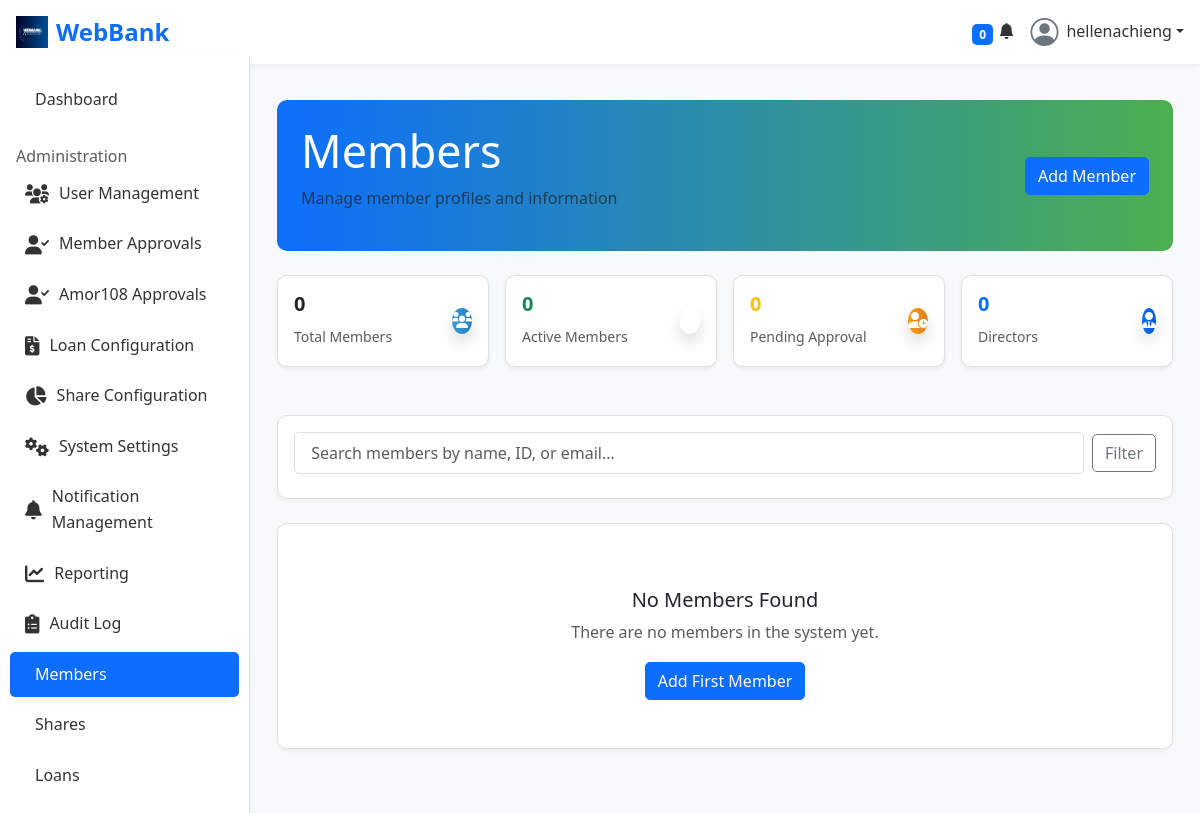
The app's page /members/ (signed in), older data.
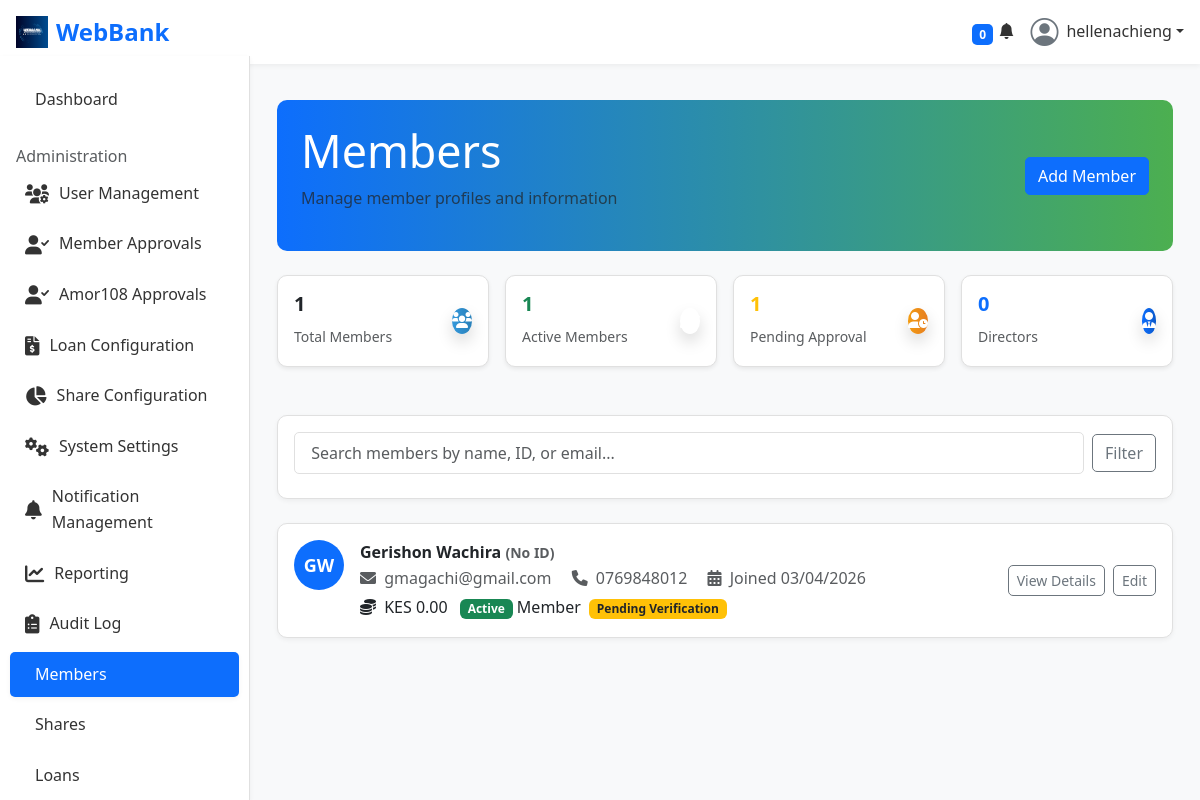
The same page, newer data.
### accounts/models.py (models this page shows, shortened)
class User(AbstractUser):
    USER_TYPES = (
        ('member', 'Member'),
        ('director', 'Director'),
        ('admin', 'System Admin'),
        ('guarantor', 'Guarantor'),
        ('founder', 'Founder'),
    )
    email = models.EmailField(unique=True) # Redefine email to make it unique
    USERNAME_FIELD = 'email'
    REQUIRED_FIELDS = ['first_name', 'last_name', 'phone_number']
    user_type = models.CharField(max_length=20, choices=USER_TYPES, default='member')
    phone_number = models.CharField(max_length=15, blank=True)
    residential_area = models.CharField(max_length=100, blank=True)
    address = models.TextField(blank=True)
    nationality = models.CharField(max_length=50, blank=True)
    id_number = models.CharField(max_length=20, blank=True)
    passport_no = models.CharField(max_length=20, blank=True)
    date_of_birth = models.DateField(null=True, blank=True)
    profile_picture = models.ImageField(upload_to='profiles/', null=True, blank=True)
    member_id = models.CharField(max_length=20, unique=True, null=True, blank=True)
    date_joined_sacco = models.DateField(null=True, blank=True)
    credit_score = models.IntegerField(default=750)
    is_verified = models.BooleanField(default=False)
    PROFILE_VISIBILITY_CHOICES = [
        ('private', 'Private'),
        ('public', 'Public'),
        ('only_me', 'Only Me'),
    ]
    profile_visibility = models.CharField(max_length=10, choices=PROFILE_VISIBILITY_CHOICES, default='private')
    two_factor_enabled = models.BooleanField(default=False) # Controls user preference for 2FA; full 2FA enforcement logic to be implemented separately.
    email_notifications = models.BooleanField(default=True)
    sms_notifications = models.BooleanField(default=False)
    loan_status_notifications = models.BooleanField(default=True)
    payment_reminders = models.BooleanField(default=True)
    share_dividend_notifications = models.BooleanField(default=True)
    system_maintenance_notifications = models.BooleanField(default=False)
    PREFERRED_LANGUAGE_CHOICES = [
        ('en', 'English'),
        ('es', 'Spanish'),
        ('fr', 'French'),
    ]
    preferred_language = models.CharField(max_length=5, choices=PREFERRED_LANGUAGE_CHOICES, default='en')
    PREFERRED_CURRENCY_CHOICES = [
        ('KES', 'KES (Ksh)'),
        ('USD', 'USD ($)'),
        ('EUR', 'EUR (€)'),
    ]
    preferred_currency = models.CharField(max_length=5, choices=PREFERRED_CURRENCY_CHOICES, default='KES')
    dark_mode_enabled = models.BooleanField(default=False)
    preferred_director = models.ForeignKey(
        'self',
        on_delete=models.SET_NULL,
        null=True,
        blank=True,
        related_name='preferred_members',
        limit_choices_to={'user_type': 'director'} # Filter choices to directors only
    )

### members/views.py (the view)
# urls.py: path('', views.members_dashboard, name='members_dashboard'),
@login_required
@user_passes_test(is_admin)
def members_dashboard(request):
    members_list = User.objects.filter(user_type='member').annotate(
        total_shares_value=Coalesce(Sum('amor108_member__share_account__total_value'), Value(0), output_field=models.DecimalField())
    ).order_by('-date_joined')
    total_members = members_list.count()
    active_members = members_list.filter(is_active=True).count()
    pending_approval = User.objects.filter(is_verified=False, user_type='member').count()
    directors_count = User.objects.filter(user_type='director').count()
    context = {
        'members': members_list,
        'total_members': total_members,
        'active_members': active_members,
        'pending_approval': pending_approval,
        'directors_count': directors_count,
    }
    return render(request, 'members/members.html', context)

### members/views.py (called while the page is built)
def is_admin(user):
    return user.user_type == 'admin'

### notifications/context_processors.py (called while the page is built)
def user_notifications(request):
    if request.user.is_authenticated:
        unread_count = Notification.objects.filter(user=request.user, is_read=False).count()
        recent_notifications = Notification.objects.filter(user=request.user).order_by('-created_at')[:5]
        all_notifications = Notification.objects.filter(user=request.user).order_by('-created_at') # All notifications
        return {
            'unread_notifications_count': unread_count,
            'recent_notifications': recent_notifications,
            'all_notifications': all_notifications, # Added all notifications
        }
    return {}

### templates/members/members.html (shortened to what the changed rows need)
{% extends 'base.html' %}
{% load static %}
{% block content %}
<div class="container-fluid py-4">
    <div class="context d-flex flex-column flex-sm-row justify-content-between align-items-center mb-4">
        <div class="shares-text">
            <h2>Members</h2>
        </div>
    </div>
    <div class="row g-3 mb-4">
        <div class="col-xl-3 col-md-6 mb-4">
            <div class="card p-3 shadow-sm">
                <div class="d-flex justify-content-between align-items-center">
                    <div>
                        <h5 class="fw-bold text-dark">{{ total_members }}</h5>
                        <small class="text-muted">Total Members</small>
                    </div>
                </div>
            </div>
        </div>
        <div class="col-xl-3 col-md-6 mb-4">
            <div class="card p-3 shadow-sm">
                <div class="d-flex justify-content-between align-items-center">
                    <div>
                        <h5 class="fw-bold text-success">{{ active_members }}</h5>
                        <small class="text-muted">Active Members</small>
                    </div>
                </div>
            </div>
        </div>
        <div class="col-xl-3 col-md-6 mb-4">
            <div class="card p-3 shadow-sm">
                <div class="d-flex justify-content-between align-items-center">
                    <div>
                        <h5 class="fw-bold text-warning">{{ pending_approval }}</h5>
                        <small class="text-muted">Pending Approval</small>
                    </div>
                </div>
            </div>
        </div>
    </div>
    <div class="row">
        {% for member in members %}
        <div class="col-12 mb-4">
            <div class="card">
                <div class="card-body">
                    <div class="d-flex flex-column flex-sm-row justify-content-between align-items-center">
                        <div class="d-flex gap-3 mb-2 mb-sm-0">
                            <div class="avatar-circle">
                                {% if member.first_name and member.last_name %}
                                    {{ member.first_name.0 }}{{ member.last_name.0 }}
                                {% else %}
                                    {{ member.username.0|upper }}
                                {% endif %}
                            </div>
                            <div>
                                <div class="fw-bold">
                                    {{ member.get_full_name|default:member.username }}
                                    <small class="text-muted">({{ member.member_id|default:"No ID" }})</small>
                                </div>
                                <div class="text-muted">
                                    <i class="fas fa-envelope me-1"></i> {{ member.email|default:"No email" }}
                                    {% if member.phone_number %}
                                    <i class="fas fa-phone ms-3 me-1"></i> {{ member.phone_number }}
                                    {% endif %}
                                    <i class="fas fa-calendar-alt ms-3 me-1"></i> Joined {{ member.date_joined|date:"m/d/Y" }}
                                </div>
                                <div class="mt-1">
                                    <span class="amount-icon">
                                        <i class="fas fa-coins me-1"></i>
                                        KES {{ member.total_shares_value|floatformat:2 }}
                                    </span>
                                    <span class="badge {% if member.is_active %}bg-success{% else %}bg-danger{% endif %} ms-2">
                                        {% if member.is_active %}Active{% else %}Inactive{% endif %}
                                    </span>
                                    <span class="role-badge">{{ member.get_user_type_display }}</span>
                                    {% if not member.is_verified %}
                                    <span class="badge bg-warning text-dark ms-1">Pending Verification</span>
                                    {% endif %}
                                </div>
                            </div>
                        </div>
                        <div class="d-flex gap-2 mt-2 mt-sm-0">
                            <button class="btn btn-outline-secondary btn-sm">View Details</button>
                            <button class="btn btn-outline-secondary btn-sm">Edit</button>
                        </div>
                    </div>
                </div>
            </div>
        </div>
        {% empty %}
        <div class="col-12 mb-4">
            <div class="card">
                <div class="card-body text-center py-5">
                    <h5 class="mt-3">No Members Found</h5>
                    <p class="text-muted">There are no members in the system yet.</p>
                    <button class="btn btn-primary">
                         Add First Member
                    </button>
                </div>
            </div>
        </div>
        {% endfor %}
    </div>
</div>
{% endblock %}

Row changes from the older to the newer data that the page shows:
added User: first_name.0 "G", last_name.0 "W", get_full_name "Gerishon Wachira", member_id "No ID", email "gmagachi@gmail.com", phone_number "0769848012", date_joined "03/04/2026", total_shares_value "0.00", is_active "Active", user_type "Member", is_verified "Pending Verification"
Text that changed along with them:
{{ total_members }}: "0" → "1"
{{ active_members }}: "0" → "1"
{{ pending_approval }}: "0" → "1"
text no longer shown: "No Members Found There are no members in the system yet. Add First Member"
